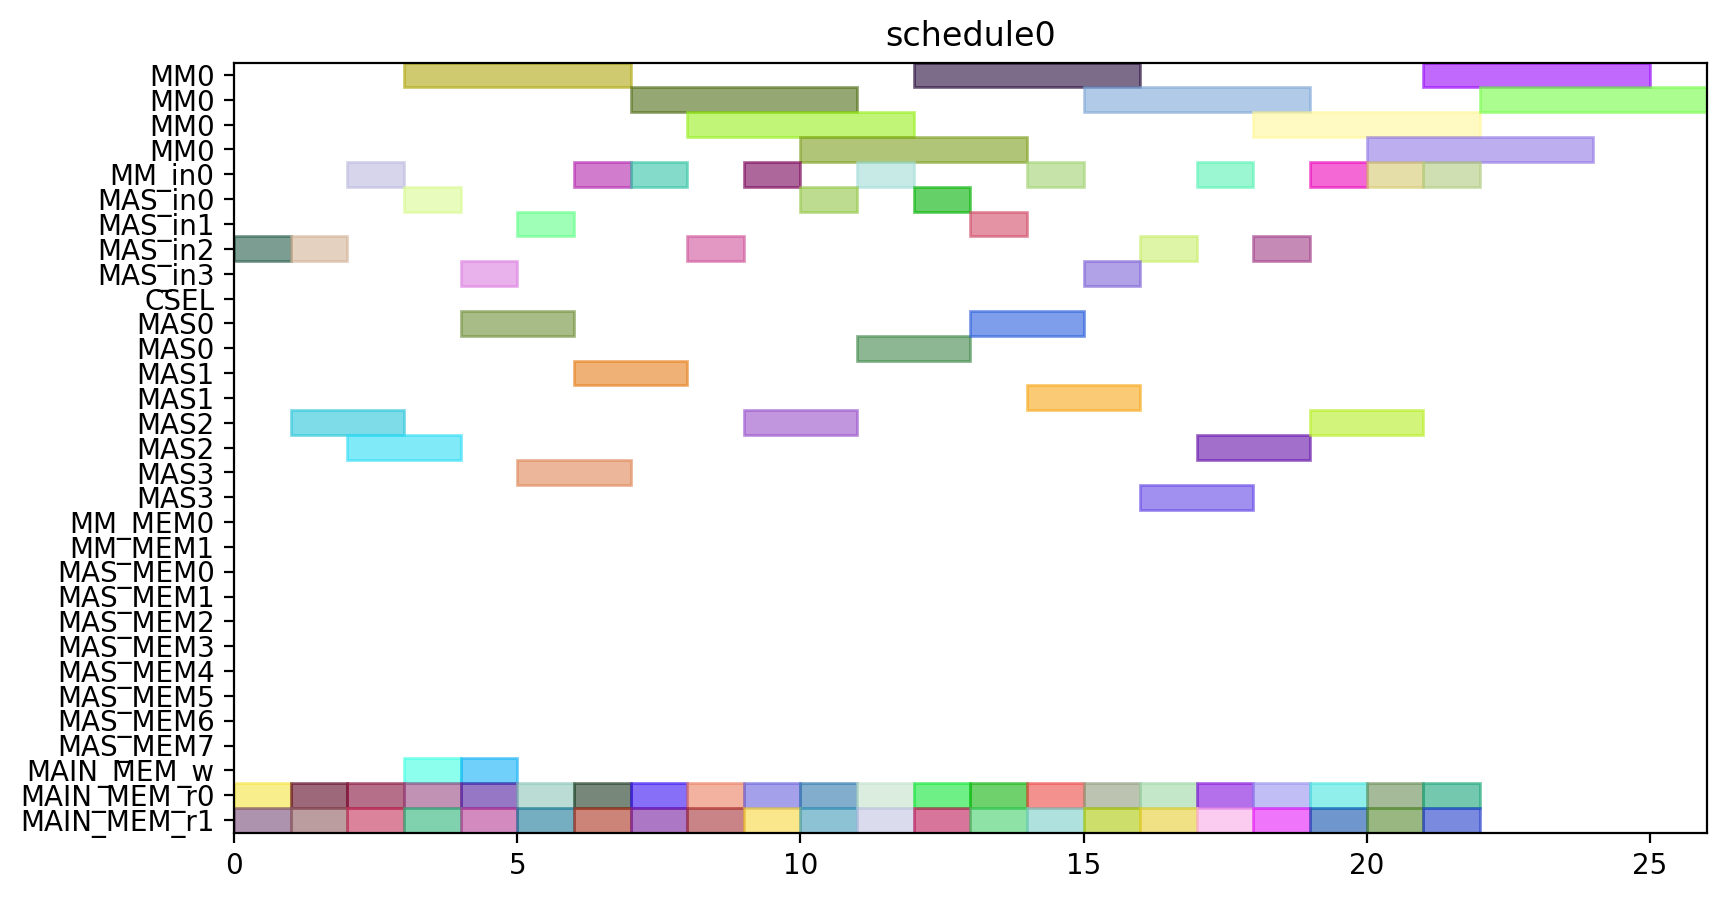

Generate this figure with Python:
from pyschedule import Scenario, solvers, plotters, alt


def solve():
	horizon = 120
	S = Scenario("schedule0", horizon=horizon)

	# resource
	MM = S.Resources('MM', num=1, size=4)
	MM_in = S.Resources('MM_in', num=1)
	MAS_in = S.Resources('MAS_in', num=4)
	CSEL = S.Resource('CSEL')
	MAS = S.Resources('MAS', num=4, size=2, periods=range(1, horizon))
	MM_MEM = S.Resources('MM_MEM', num=2)
	MAS_MEM = S.Resources('MAS_MEM', num=8)
	MAIN_MEM_w = S.Resource('MAIN_MEM_w', size=1)
	MAIN_MEM_r = S.Resources('MAIN_MEM_r', num=2)

	# result of previous scheduling

	# new tasks
	c10_t0 = S.Task('c10_t0', length=4, delay_cost=1)
	c10_t0 += alt(MM)
	c10_t0_in = S.Task('c10_t0_in', length=1, delay_cost=1)
	c10_t0_in += alt(MM_in)
	S += c10_t0_in*MM_in[0]<=c10_t0*MM[0]
	c10_t0_mem0 = S.Task('c10_t0_mem0', length=1, delay_cost=1)
	c10_t0_mem0 += MAIN_MEM_r[0]
	S += c10_t0_mem0 <= c10_t0

	c10_t0_mem1 = S.Task('c10_t0_mem1', length=1, delay_cost=1)
	c10_t0_mem1 += MAIN_MEM_r[1]
	S += c10_t0_mem1 <= c10_t0

	c10_t1 = S.Task('c10_t1', length=4, delay_cost=1)
	c10_t1 += alt(MM)
	c10_t1_in = S.Task('c10_t1_in', length=1, delay_cost=1)
	c10_t1_in += alt(MM_in)
	S += c10_t1_in*MM_in[0]<=c10_t1*MM[0]
	c10_t1_mem0 = S.Task('c10_t1_mem0', length=1, delay_cost=1)
	c10_t1_mem0 += MAIN_MEM_r[0]
	S += c10_t1_mem0 <= c10_t1

	c10_t1_mem1 = S.Task('c10_t1_mem1', length=1, delay_cost=1)
	c10_t1_mem1 += MAIN_MEM_r[1]
	S += c10_t1_mem1 <= c10_t1

	c10_t2 = S.Task('c10_t2', length=2, delay_cost=1)
	c10_t2 += alt(MAS)
	c10_t2_in = S.Task('c10_t2_in', length=1, delay_cost=1)
	c10_t2_in += alt(MAS_in)
	S += c10_t2_in*MAS_in[0]<=c10_t2*MAS[0]

	S += c10_t2_in*MAS_in[1]<=c10_t2*MAS[1]

	S += c10_t2_in*MAS_in[2]<=c10_t2*MAS[2]

	S += c10_t2_in*MAS_in[3]<=c10_t2*MAS[3]

	c10_t2_mem0 = S.Task('c10_t2_mem0', length=1, delay_cost=1)
	c10_t2_mem0 += MAIN_MEM_r[0]
	S += c10_t2_mem0 <= c10_t2

	c10_t2_mem1 = S.Task('c10_t2_mem1', length=1, delay_cost=1)
	c10_t2_mem1 += MAIN_MEM_r[1]
	S += c10_t2_mem1 <= c10_t2

	c10_t3 = S.Task('c10_t3', length=2, delay_cost=1)
	c10_t3 += alt(MAS)
	c10_t3_in = S.Task('c10_t3_in', length=1, delay_cost=1)
	c10_t3_in += alt(MAS_in)
	S += c10_t3_in*MAS_in[0]<=c10_t3*MAS[0]

	S += c10_t3_in*MAS_in[1]<=c10_t3*MAS[1]

	S += c10_t3_in*MAS_in[2]<=c10_t3*MAS[2]

	S += c10_t3_in*MAS_in[3]<=c10_t3*MAS[3]

	c10_t3_mem0 = S.Task('c10_t3_mem0', length=1, delay_cost=1)
	c10_t3_mem0 += MAIN_MEM_r[0]
	S += c10_t3_mem0 <= c10_t3

	c10_t3_mem1 = S.Task('c10_t3_mem1', length=1, delay_cost=1)
	c10_t3_mem1 += MAIN_MEM_r[1]
	S += c10_t3_mem1 <= c10_t3

	c20_t0 = S.Task('c20_t0', length=4, delay_cost=1)
	c20_t0 += alt(MM)
	c20_t0_in = S.Task('c20_t0_in', length=1, delay_cost=1)
	c20_t0_in += alt(MM_in)
	S += c20_t0_in*MM_in[0]<=c20_t0*MM[0]
	c20_t0_mem0 = S.Task('c20_t0_mem0', length=1, delay_cost=1)
	c20_t0_mem0 += MAIN_MEM_r[0]
	S += c20_t0_mem0 <= c20_t0

	c20_t0_mem1 = S.Task('c20_t0_mem1', length=1, delay_cost=1)
	c20_t0_mem1 += MAIN_MEM_r[1]
	S += c20_t0_mem1 <= c20_t0

	c20_t1 = S.Task('c20_t1', length=4, delay_cost=1)
	c20_t1 += alt(MM)
	c20_t1_in = S.Task('c20_t1_in', length=1, delay_cost=1)
	c20_t1_in += alt(MM_in)
	S += c20_t1_in*MM_in[0]<=c20_t1*MM[0]
	c20_t1_mem0 = S.Task('c20_t1_mem0', length=1, delay_cost=1)
	c20_t1_mem0 += MAIN_MEM_r[0]
	S += c20_t1_mem0 <= c20_t1

	c20_t1_mem1 = S.Task('c20_t1_mem1', length=1, delay_cost=1)
	c20_t1_mem1 += MAIN_MEM_r[1]
	S += c20_t1_mem1 <= c20_t1

	c20_t2 = S.Task('c20_t2', length=2, delay_cost=1)
	c20_t2 += alt(MAS)
	c20_t2_in = S.Task('c20_t2_in', length=1, delay_cost=1)
	c20_t2_in += alt(MAS_in)
	S += c20_t2_in*MAS_in[0]<=c20_t2*MAS[0]

	S += c20_t2_in*MAS_in[1]<=c20_t2*MAS[1]

	S += c20_t2_in*MAS_in[2]<=c20_t2*MAS[2]

	S += c20_t2_in*MAS_in[3]<=c20_t2*MAS[3]

	c20_t2_mem0 = S.Task('c20_t2_mem0', length=1, delay_cost=1)
	c20_t2_mem0 += MAIN_MEM_r[0]
	S += c20_t2_mem0 <= c20_t2

	c20_t2_mem1 = S.Task('c20_t2_mem1', length=1, delay_cost=1)
	c20_t2_mem1 += MAIN_MEM_r[1]
	S += c20_t2_mem1 <= c20_t2

	c20_t3 = S.Task('c20_t3', length=2, delay_cost=1)
	c20_t3 += alt(MAS)
	c20_t3_in = S.Task('c20_t3_in', length=1, delay_cost=1)
	c20_t3_in += alt(MAS_in)
	S += c20_t3_in*MAS_in[0]<=c20_t3*MAS[0]

	S += c20_t3_in*MAS_in[1]<=c20_t3*MAS[1]

	S += c20_t3_in*MAS_in[2]<=c20_t3*MAS[2]

	S += c20_t3_in*MAS_in[3]<=c20_t3*MAS[3]

	c20_t3_mem0 = S.Task('c20_t3_mem0', length=1, delay_cost=1)
	c20_t3_mem0 += MAIN_MEM_r[0]
	S += c20_t3_mem0 <= c20_t3

	c20_t3_mem1 = S.Task('c20_t3_mem1', length=1, delay_cost=1)
	c20_t3_mem1 += MAIN_MEM_r[1]
	S += c20_t3_mem1 <= c20_t3

	c01_t0 = S.Task('c01_t0', length=4, delay_cost=1)
	c01_t0 += alt(MM)
	c01_t0_in = S.Task('c01_t0_in', length=1, delay_cost=1)
	c01_t0_in += alt(MM_in)
	S += c01_t0_in*MM_in[0]<=c01_t0*MM[0]
	c01_t0_mem0 = S.Task('c01_t0_mem0', length=1, delay_cost=1)
	c01_t0_mem0 += MAIN_MEM_r[0]
	S += c01_t0_mem0 <= c01_t0

	c01_t0_mem1 = S.Task('c01_t0_mem1', length=1, delay_cost=1)
	c01_t0_mem1 += MAIN_MEM_r[1]
	S += c01_t0_mem1 <= c01_t0

	c01_t1 = S.Task('c01_t1', length=4, delay_cost=1)
	c01_t1 += alt(MM)
	c01_t1_in = S.Task('c01_t1_in', length=1, delay_cost=1)
	c01_t1_in += alt(MM_in)
	S += c01_t1_in*MM_in[0]<=c01_t1*MM[0]
	c01_t1_mem0 = S.Task('c01_t1_mem0', length=1, delay_cost=1)
	c01_t1_mem0 += MAIN_MEM_r[0]
	S += c01_t1_mem0 <= c01_t1

	c01_t1_mem1 = S.Task('c01_t1_mem1', length=1, delay_cost=1)
	c01_t1_mem1 += MAIN_MEM_r[1]
	S += c01_t1_mem1 <= c01_t1

	c01_t2 = S.Task('c01_t2', length=2, delay_cost=1)
	c01_t2 += alt(MAS)
	c01_t2_in = S.Task('c01_t2_in', length=1, delay_cost=1)
	c01_t2_in += alt(MAS_in)
	S += c01_t2_in*MAS_in[0]<=c01_t2*MAS[0]

	S += c01_t2_in*MAS_in[1]<=c01_t2*MAS[1]

	S += c01_t2_in*MAS_in[2]<=c01_t2*MAS[2]

	S += c01_t2_in*MAS_in[3]<=c01_t2*MAS[3]

	c01_t2_mem0 = S.Task('c01_t2_mem0', length=1, delay_cost=1)
	c01_t2_mem0 += MAIN_MEM_r[0]
	S += c01_t2_mem0 <= c01_t2

	c01_t2_mem1 = S.Task('c01_t2_mem1', length=1, delay_cost=1)
	c01_t2_mem1 += MAIN_MEM_r[1]
	S += c01_t2_mem1 <= c01_t2

	c01_t3 = S.Task('c01_t3', length=2, delay_cost=1)
	c01_t3 += alt(MAS)
	c01_t3_in = S.Task('c01_t3_in', length=1, delay_cost=1)
	c01_t3_in += alt(MAS_in)
	S += c01_t3_in*MAS_in[0]<=c01_t3*MAS[0]

	S += c01_t3_in*MAS_in[1]<=c01_t3*MAS[1]

	S += c01_t3_in*MAS_in[2]<=c01_t3*MAS[2]

	S += c01_t3_in*MAS_in[3]<=c01_t3*MAS[3]

	c01_t3_mem0 = S.Task('c01_t3_mem0', length=1, delay_cost=1)
	c01_t3_mem0 += MAIN_MEM_r[0]
	S += c01_t3_mem0 <= c01_t3

	c01_t3_mem1 = S.Task('c01_t3_mem1', length=1, delay_cost=1)
	c01_t3_mem1 += MAIN_MEM_r[1]
	S += c01_t3_mem1 <= c01_t3

	c11_t0 = S.Task('c11_t0', length=4, delay_cost=1)
	c11_t0 += alt(MM)
	c11_t0_in = S.Task('c11_t0_in', length=1, delay_cost=1)
	c11_t0_in += alt(MM_in)
	S += c11_t0_in*MM_in[0]<=c11_t0*MM[0]
	c11_t0_mem0 = S.Task('c11_t0_mem0', length=1, delay_cost=1)
	c11_t0_mem0 += MAIN_MEM_r[0]
	S += c11_t0_mem0 <= c11_t0

	c11_t0_mem1 = S.Task('c11_t0_mem1', length=1, delay_cost=1)
	c11_t0_mem1 += MAIN_MEM_r[1]
	S += c11_t0_mem1 <= c11_t0

	c11_t1 = S.Task('c11_t1', length=4, delay_cost=1)
	c11_t1 += alt(MM)
	c11_t1_in = S.Task('c11_t1_in', length=1, delay_cost=1)
	c11_t1_in += alt(MM_in)
	S += c11_t1_in*MM_in[0]<=c11_t1*MM[0]
	c11_t1_mem0 = S.Task('c11_t1_mem0', length=1, delay_cost=1)
	c11_t1_mem0 += MAIN_MEM_r[0]
	S += c11_t1_mem0 <= c11_t1

	c11_t1_mem1 = S.Task('c11_t1_mem1', length=1, delay_cost=1)
	c11_t1_mem1 += MAIN_MEM_r[1]
	S += c11_t1_mem1 <= c11_t1

	c11_t2 = S.Task('c11_t2', length=2, delay_cost=1)
	c11_t2 += alt(MAS)
	c11_t2_in = S.Task('c11_t2_in', length=1, delay_cost=1)
	c11_t2_in += alt(MAS_in)
	S += c11_t2_in*MAS_in[0]<=c11_t2*MAS[0]

	S += c11_t2_in*MAS_in[1]<=c11_t2*MAS[1]

	S += c11_t2_in*MAS_in[2]<=c11_t2*MAS[2]

	S += c11_t2_in*MAS_in[3]<=c11_t2*MAS[3]

	c11_t2_mem0 = S.Task('c11_t2_mem0', length=1, delay_cost=1)
	c11_t2_mem0 += MAIN_MEM_r[0]
	S += c11_t2_mem0 <= c11_t2

	c11_t2_mem1 = S.Task('c11_t2_mem1', length=1, delay_cost=1)
	c11_t2_mem1 += MAIN_MEM_r[1]
	S += c11_t2_mem1 <= c11_t2

	c11_t3 = S.Task('c11_t3', length=2, delay_cost=1)
	c11_t3 += alt(MAS)
	c11_t3_in = S.Task('c11_t3_in', length=1, delay_cost=1)
	c11_t3_in += alt(MAS_in)
	S += c11_t3_in*MAS_in[0]<=c11_t3*MAS[0]

	S += c11_t3_in*MAS_in[1]<=c11_t3*MAS[1]

	S += c11_t3_in*MAS_in[2]<=c11_t3*MAS[2]

	S += c11_t3_in*MAS_in[3]<=c11_t3*MAS[3]

	c11_t3_mem0 = S.Task('c11_t3_mem0', length=1, delay_cost=1)
	c11_t3_mem0 += MAIN_MEM_r[0]
	S += c11_t3_mem0 <= c11_t3

	c11_t3_mem1 = S.Task('c11_t3_mem1', length=1, delay_cost=1)
	c11_t3_mem1 += MAIN_MEM_r[1]
	S += c11_t3_mem1 <= c11_t3

	c21_t0 = S.Task('c21_t0', length=4, delay_cost=1)
	c21_t0 += alt(MM)
	c21_t0_in = S.Task('c21_t0_in', length=1, delay_cost=1)
	c21_t0_in += alt(MM_in)
	S += c21_t0_in*MM_in[0]<=c21_t0*MM[0]
	c21_t0_mem0 = S.Task('c21_t0_mem0', length=1, delay_cost=1)
	c21_t0_mem0 += MAIN_MEM_r[0]
	S += c21_t0_mem0 <= c21_t0

	c21_t0_mem1 = S.Task('c21_t0_mem1', length=1, delay_cost=1)
	c21_t0_mem1 += MAIN_MEM_r[1]
	S += c21_t0_mem1 <= c21_t0

	c21_t1 = S.Task('c21_t1', length=4, delay_cost=1)
	c21_t1 += alt(MM)
	c21_t1_in = S.Task('c21_t1_in', length=1, delay_cost=1)
	c21_t1_in += alt(MM_in)
	S += c21_t1_in*MM_in[0]<=c21_t1*MM[0]
	c21_t1_mem0 = S.Task('c21_t1_mem0', length=1, delay_cost=1)
	c21_t1_mem0 += MAIN_MEM_r[0]
	S += c21_t1_mem0 <= c21_t1

	c21_t1_mem1 = S.Task('c21_t1_mem1', length=1, delay_cost=1)
	c21_t1_mem1 += MAIN_MEM_r[1]
	S += c21_t1_mem1 <= c21_t1

	c21_t2 = S.Task('c21_t2', length=2, delay_cost=1)
	c21_t2 += alt(MAS)
	c21_t2_in = S.Task('c21_t2_in', length=1, delay_cost=1)
	c21_t2_in += alt(MAS_in)
	S += c21_t2_in*MAS_in[0]<=c21_t2*MAS[0]

	S += c21_t2_in*MAS_in[1]<=c21_t2*MAS[1]

	S += c21_t2_in*MAS_in[2]<=c21_t2*MAS[2]

	S += c21_t2_in*MAS_in[3]<=c21_t2*MAS[3]

	c21_t2_mem0 = S.Task('c21_t2_mem0', length=1, delay_cost=1)
	c21_t2_mem0 += MAIN_MEM_r[0]
	S += c21_t2_mem0 <= c21_t2

	c21_t2_mem1 = S.Task('c21_t2_mem1', length=1, delay_cost=1)
	c21_t2_mem1 += MAIN_MEM_r[1]
	S += c21_t2_mem1 <= c21_t2

	c21_t3 = S.Task('c21_t3', length=2, delay_cost=1)
	c21_t3 += alt(MAS)
	c21_t3_in = S.Task('c21_t3_in', length=1, delay_cost=1)
	c21_t3_in += alt(MAS_in)
	S += c21_t3_in*MAS_in[0]<=c21_t3*MAS[0]

	S += c21_t3_in*MAS_in[1]<=c21_t3*MAS[1]

	S += c21_t3_in*MAS_in[2]<=c21_t3*MAS[2]

	S += c21_t3_in*MAS_in[3]<=c21_t3*MAS[3]

	c21_t3_mem0 = S.Task('c21_t3_mem0', length=1, delay_cost=1)
	c21_t3_mem0 += MAIN_MEM_r[0]
	S += c21_t3_mem0 <= c21_t3

	c21_t3_mem1 = S.Task('c21_t3_mem1', length=1, delay_cost=1)
	c21_t3_mem1 += MAIN_MEM_r[1]
	S += c21_t3_mem1 <= c21_t3

	c000 = S.Task('c000', length=2, delay_cost=1)
	c000 += alt(MAS)
	c000_in = S.Task('c000_in', length=1, delay_cost=1)
	c000_in += alt(MAS_in)
	S += c000_in*MAS_in[0]<=c000*MAS[0]

	S += c000_in*MAS_in[1]<=c000*MAS[1]

	S += c000_in*MAS_in[2]<=c000*MAS[2]

	S += c000_in*MAS_in[3]<=c000*MAS[3]

	S += 0<c000

	c000_w = S.Task('c000_w', length=1, delay_cost=1)
	c000_w += alt(MAIN_MEM_w)
	S += c000 <= c000_w

	c000_mem0 = S.Task('c000_mem0', length=1, delay_cost=1)
	c000_mem0 += MAIN_MEM_r[0]
	S += c000_mem0 <= c000

	c000_mem1 = S.Task('c000_mem1', length=1, delay_cost=1)
	c000_mem1 += MAIN_MEM_r[1]
	S += c000_mem1 <= c000

	c001 = S.Task('c001', length=2, delay_cost=1)
	c001 += alt(MAS)
	c001_in = S.Task('c001_in', length=1, delay_cost=1)
	c001_in += alt(MAS_in)
	S += c001_in*MAS_in[0]<=c001*MAS[0]

	S += c001_in*MAS_in[1]<=c001*MAS[1]

	S += c001_in*MAS_in[2]<=c001*MAS[2]

	S += c001_in*MAS_in[3]<=c001*MAS[3]

	S += 0<c001

	c001_w = S.Task('c001_w', length=1, delay_cost=1)
	c001_w += alt(MAIN_MEM_w)
	S += c001 <= c001_w

	c001_mem0 = S.Task('c001_mem0', length=1, delay_cost=1)
	c001_mem0 += MAIN_MEM_r[0]
	S += c001_mem0 <= c001

	c001_mem1 = S.Task('c001_mem1', length=1, delay_cost=1)
	c001_mem1 += MAIN_MEM_r[1]
	S += c001_mem1 <= c001

	solvers.mip.solve(S,msg=1,kind='CPLEX',ratio_gap=1.01)

	solution = [['hoge']*len(S.solution()[1]) for i in range(len(S.solution()))]
	for i in range(len(S.solution())):
		for j in range(len(S.solution()[i])):
			solution[i][j]=str(S.solution()[i][j])
	print(solution)

	cycles = int(solution[-1][3])

	pic_file_name = "/home/mfukuda/ABE/multiRAM_multiMAS_16mux/scheduling_result/stage4MM1_stage2MAS4/FROB/schedule0.png"
	if(S.solution() != []):
		plotters.matplotlib.plot(S,img_filename=pic_file_name, show_task_labels=False, fig_size=(cycles*0.25+3, 5))

	return solution
